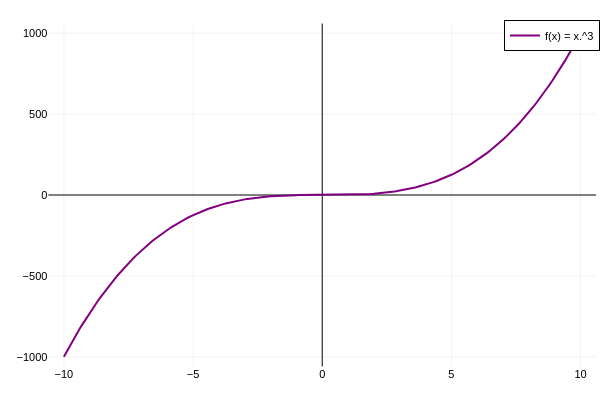

Notebook code cell kept with this figure:
### Markdown cell above
<a id="example-cubic"></a>
#### Cubic Function

**Mathematical Concept:**
A third-degree odd polynomial with origin symmetry.
$$ f(x) = x^3 $$

**Modeling Objective:**
Illustrate unbounded accelerated growth and point symmetry.

[⬆ Back to Table of Contents](#table-of-contents)

### Code cell
x = -10:0.1:10
f(x) = x.^3
plotly()
plot(x, f(x), 
     label="f(x) = x.^3",
     color=:purple, 
     lw=2,
     framestyle=:zerolines,
     grid=true)

### Figure 1 — Plotly figure (JSON) as saved in the notebook; plotly's stock layout.template omitted (floating-point values rounded to 4 significant figures; data arrays with more than 128 entries replaced by an {"elided": "..."} marker saying what was removed)
{"data": [{"colorbar": {"len": 0.9525, "title": "", "x": 0.9934, "y": 0.5139}, "legendgroup": "f(x) = x.^3", "line": {"color": "rgba(128, 0, 128, 1.000)", "dash": "solid", "shape": "linear", "width": 2}, "mode": "lines", "name": "f(x) = x.^3", "showlegend": true, "type": "scatter", "x": {"elided": "201 float values"}, "xaxis": "x", "y": {"elided": "201 float values"}, "yaxis": "y"}], "layout": {"annotations": [], "height": 400, "legend": {"bgcolor": "rgba(255, 255, 255, 1.000)", "bordercolor": "rgba(0, 0, 0, 1.000)", "borderwidth": 1, "font": {"color": "rgba(0, 0, 0, 1.000)", "family": "sans-serif", "size": 11}, "title": {"font": {"color": "rgba(0, 0, 0, 1.000)", "family": "sans-serif", "size": 15}, "text": ""}, "tracegroupgap": 0, "traceorder": "normal", "x": 1, "xanchor": "auto", "y": 1, "yanchor": "auto"}, "margin": {"b": 20, "l": 0, "r": 0, "t": 20}, "paper_bgcolor": "rgba(255, 255, 255, 1.000)", "plot_bgcolor": "rgba(255, 255, 255, 1.000)", "showlegend": true, "width": 600, "xaxis": {"anchor": "y", "domain": [0.08064, 0.9934], "gridcolor": "rgba(0, 0, 0, 0.100)", "gridwidth": 0.5, "linecolor": "rgba(0, 0, 0, 1.000)", "mirror": false, "range": [-10.6, 10.6], "showgrid": true, "showline": false, "showticklabels": true, "tickangle": 0, "tickcolor": "rgba(0, 0, 0, 0.000)", "tickfont": {"color": "rgba(0, 0, 0, 1.000)", "family": "sans-serif", "size": 11}, "tickmode": "array", "ticks": "inside", "ticktext": ["−10", "−5", "0", "5", "10"], "tickvals": [-10, -5, 0, 5, 10], "title": "", "titlefont": {"color": "rgba(0, 0, 0, 1.000)", "family": "sans-serif", "size": 15}, "type": "-", "visible": true, "zeroline": true, "zerolinecolor": "rgba(0, 0, 0, 1.000)"}, "yaxis": {"anchor": "x", "domain": [0.03762, 0.9902], "gridcolor": "rgba(0, 0, 0, 0.100)", "gridwidth": 0.5, "linecolor": "rgba(0, 0, 0, 1.000)", "mirror": false, "range": [-1060, 1060], "showgrid": true, "showline": false, "showticklabels": true, "tickangle": 0, "tickcolor": "rgba(0, 0, 0, 0.000)", "tickfont": {"color": "rgba(0, 0, 0, 1.000)", "family": "sans-serif", "size": 11}, "tickmode": "array", "ticks": "inside", "ticktext": ["−1000", "−500", "0", "500", "1000"], "tickvals": [-1000, -500, 0, 500, 1000], "title": "", "titlefont": {"color": "rgba(0, 0, 0, 1.000)", "family": "sans-serif", "size": 15}, "type": "-", "visible": true, "zeroline": true, "zerolinecolor": "rgba(0, 0, 0, 1.000)"}}}
